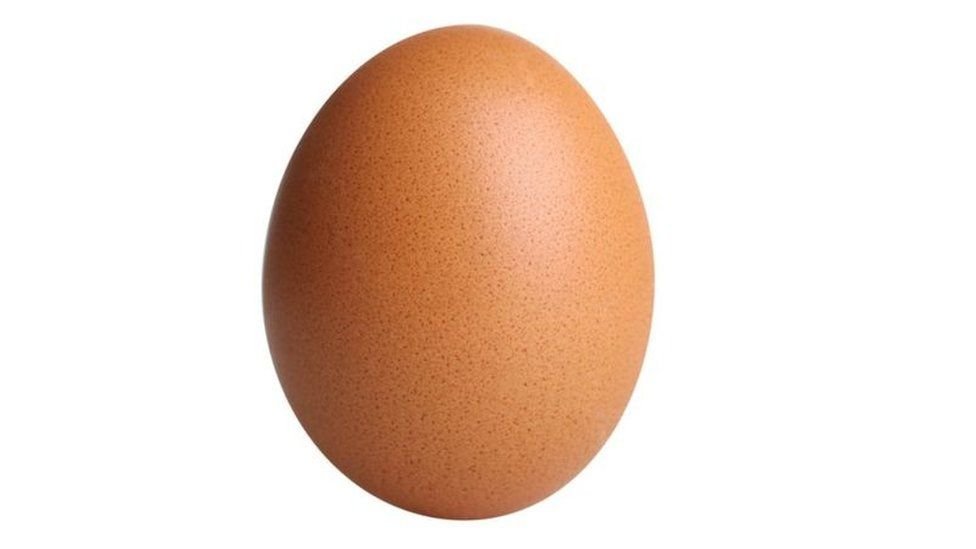
#> input picture 20 Shape Analysis with FFT(OpenCV)/egg.jpg, 976 x 549 px
$ python main.py
#> lines starting #> are read from the running program, lines starting #| are printed output that depends on the picture; after the words box and inside, x2 and y2 are one past the last pixel; in counts of white or black regions, pixels touching at a corner belong together
import numpy as np
from scipy.ndimage import gaussian_filter1d
import matplotlib.pyplot as plt
import cv2 as cv

img = cv.imread('egg.jpg',0)
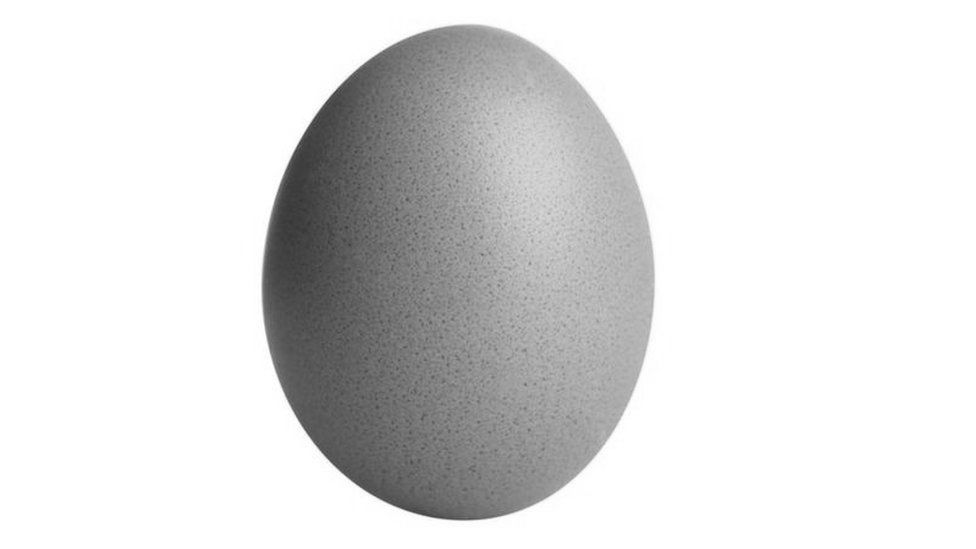
#> img: shape (549, 976); min 51, max 255, mean 222.2
h, w = img.shape[:2]
#> h = 549; w = 976


ret,thresh = cv.threshold(img,200,255,cv.THRESH_BINARY_INV)
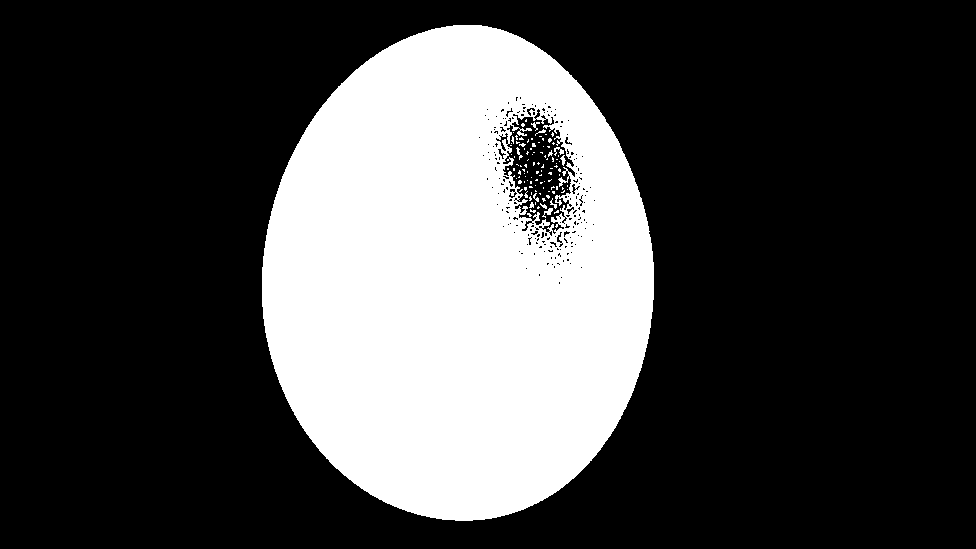
#> thresh: shape (549, 976); 27.3% white; 107 white regions (96 under 20 px)

contours, hierarchy = cv.findContours(thresh, cv.RETR_LIST, cv.CHAIN_APPROX_NONE)
#> contours = 330 contours, 308 with area under 20; largest, box (x1, y1, x2, y2) and area: (262, 25, 654, 521) 150757, (502, 113, 576, 235) 5342, (495, 132, 509, 152) 97, (521, 220, 533, 232) 50, (556, 231, 563, 244) 40
M = cv.moments(contours[0])
#> M = moments, m00 4, centre m10/m00, m01/m00 = (559, 282.5)
center = (int(M["m10"] / M["m00"]),int(M["m01"] / M["m00"]))
#> center = (559, 282)
print(f'found center: {center}')
#| found center: (559, 282)

pol = cv.warpPolar(thresh,(h*2,w*2),center,h,cv.WARP_POLAR_LINEAR| cv.WARP_FILL_OUTLIERS)
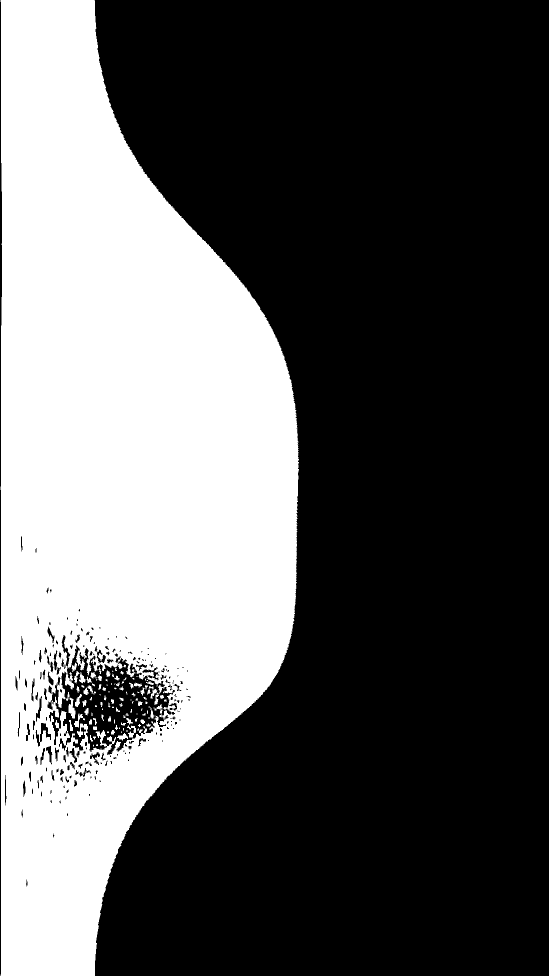
#> pol: shape (1952, 1098) (shown at 1/2 size); 35.6% white; 114 white regions (44 under 20 px), largest, box (x1, y1, x2, y2) and area: (1, 0, 598, 1952) 757006, (137, 1395, 151, 1437) 337, (301, 1378, 318, 1409) 221
pol = cv.rotate(pol, cv.ROTATE_90_CLOCKWISE)
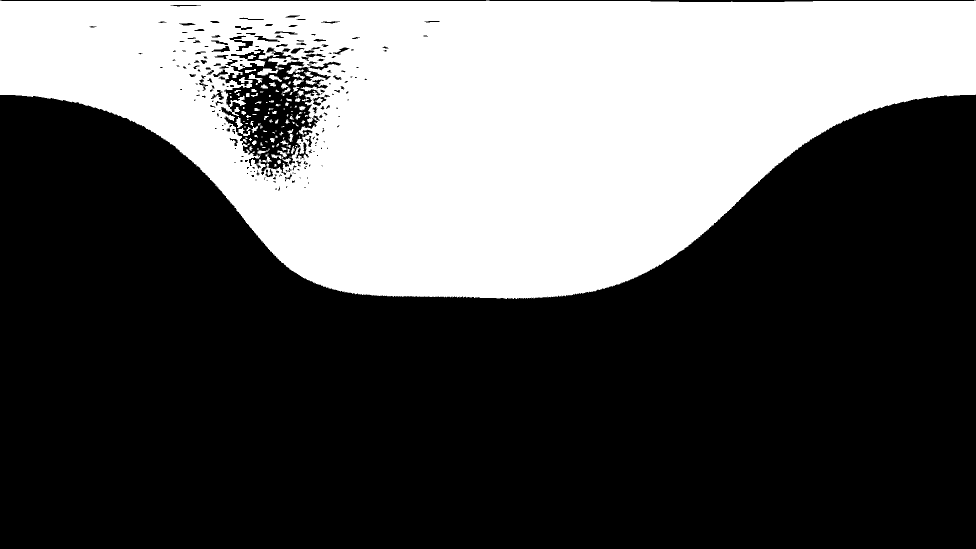
#> pol: shape (1098, 1952) (shown at 1/2 size); 35.6% white; 114 white regions (44 under 20 px)


contours, hierarchy = cv.findContours(pol, cv.RETR_TREE, cv.CHAIN_APPROX_NONE)
#> contours = 328 contours, 140 with area under 20; largest, box (x1, y1, x2, y2) and area: (0, 1, 1952, 598) 791440, (441, 97, 662, 351) 29852, (467, 79, 507, 103) 436, (618, 122, 683, 142) 385, (590, 284, 619, 320) 351
contour_image = np.zeros((h*2,w*2))
cv.drawContours(contour_image, contours, contourIdx=-1, color=255,thickness=1)
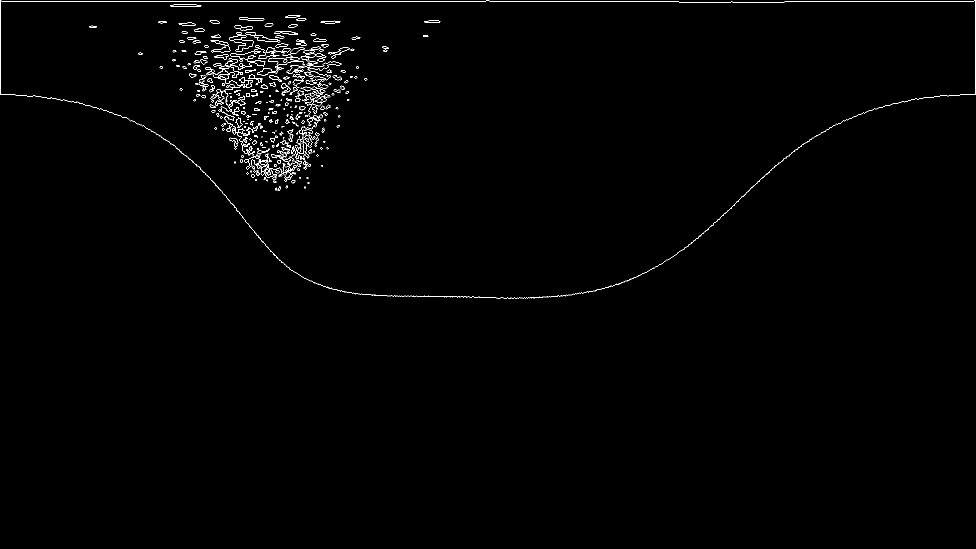
#> contour_image: shape (1098, 1952) float64 (shown at 1/2 size); 0.76% white in thin lines or dots, all inside (x1, y1, x2, y2) = (0, 1, 1952, 598)
discrete_function = np.zeros(w*2).astype(float)
#> discrete_function = 1952 values from 0 to 0

#get max value
for pts in contours[0]:
	x,y = pts[0]
	if y > discrete_function[x]:
		discrete_function[x] = y
#> this loop made 4604 passes
#> pts on passes 1 to 3: [[0, 1]], [[0, 2]], [[0, 3]]
#> after the loop, discrete_function = 1952 values, max 597 at index 1011, min 188 at index 1951, mean 407.9

cv.namedWindow('img',cv.WINDOW_NORMAL)
cv.namedWindow('pol',cv.WINDOW_NORMAL)
cv.namedWindow('contImage',cv.WINDOW_NORMAL)
cv.namedWindow('thresh',cv.WINDOW_NORMAL)
cv.imshow('img',img)
cv.imshow('thresh',thresh)
cv.imshow('contImage',contour_image)
cv.imshow('pol',pol)
cv.waitKey(0)
# exit()


sp = np.fft.fft(discrete_function)
freq = np.fft.fftfreq(discrete_function.size)
# plt.plot(freq, sp.real, freq, sp.imag)
# plt.plot(sp)
l,h = 30,int(len(sp)/2)
#> l = 30; h = 976
sp_gauss = sp.copy()
sp_gauss[l:h] = gaussian_filter1d(sp[l:h], 1)
sp_gauss[-h:-l] = gaussian_filter1d(sp[-h:-l], 1)

ifft = np.fft.ifft(sp)
ifft2 = np.fft.ifft(sp_gauss)

# plt.plot(freq, sp.real, freq, sp.imag)
plt.plot(freq, sp_gauss.real, freq, sp_gauss.imag)
plt.show()
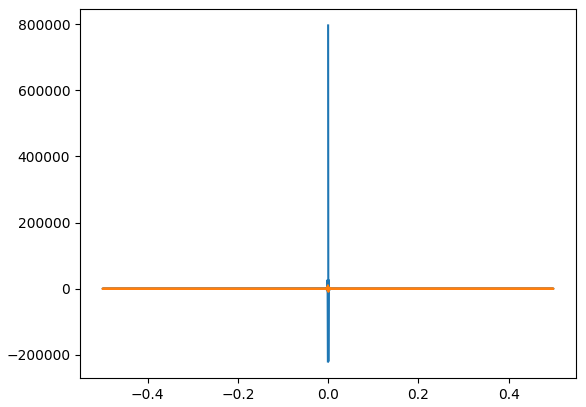
#> figure drawn by matplotlib, 1 panel
plt.plot(ifft)
plt.plot(ifft2)
plt.show()
#> figure, not shown here; curve peaks at x = 1011, y = 597; curve peaks at x = 1032, y = 595.9
diviation = ifft - ifft2
plt.plot(diviation)
plt.show()
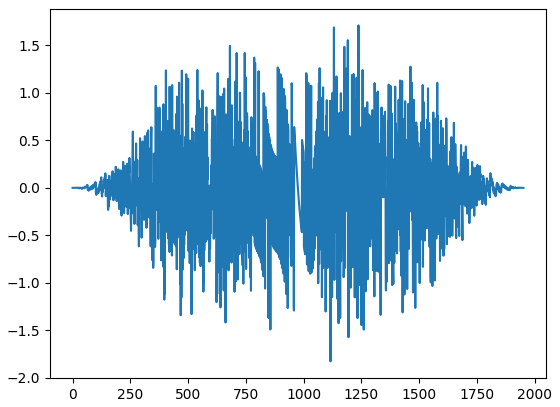
#> figure drawn by matplotlib, 1 panel; curve peaks at x = 1237, y = 1.71

$ run again, with 20 Shape Analysis with FFT(OpenCV)/smoothy.png saved as 20 Shape Analysis with FFT(OpenCV)/egg.jpg
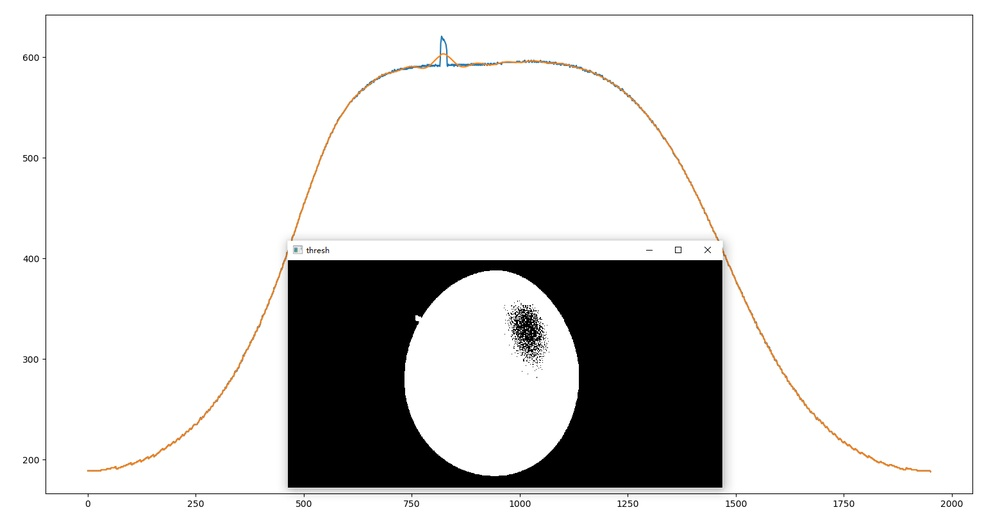
#> input picture 20 Shape Analysis with FFT(OpenCV)/smoothy.png, 1000 x 521 px, shrunk from 1560 x 813 before the run
#> `ret,thresh = cv.threshold(img,200,255,cv.THRESH_BINARY_INV)`:
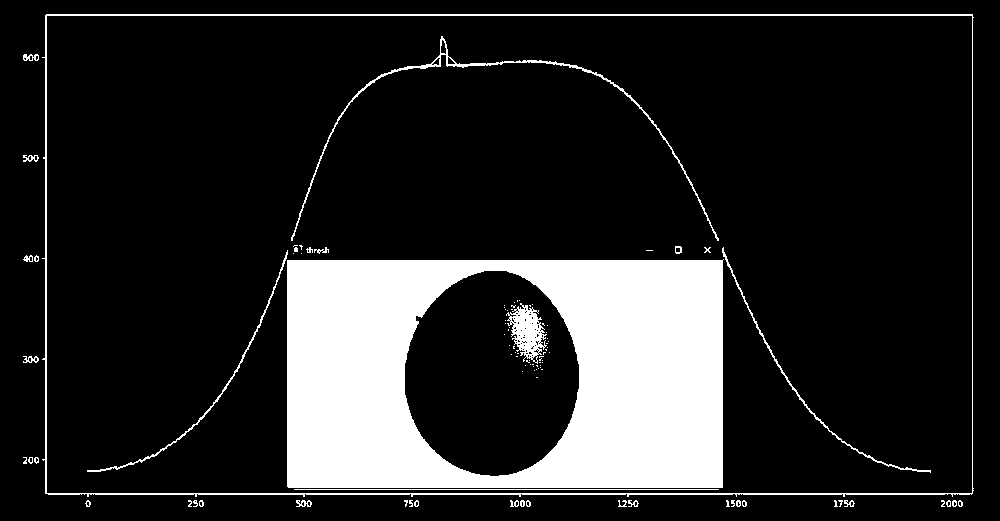
#> thresh: shape (521, 1000); 15.8% white; 101 white regions (65 under 20 px)
#> `contours, hierarchy = cv.findContours(thresh, cv.RETR_LIST, cv.CHAIN_A..`: contours = 212 contours, 178 with area under 20; largest, box (x1, y1, x2, y2) and area: (42, 14, 974, 497) 444957, (46, 15, 973, 494) 442626, (287, 259, 724, 488) 98744, (404, 270, 580, 477) 28067, (506, 303, 547, 364) 1210
#> M = moments, m00 11.5, centre m10/m00, m01/m00 = (959.6, 503.3)
#> center = (959, 503)
#| found center: (959, 503)
#> `contours, hierarchy = cv.findContours(pol, cv.RETR_TREE, cv.CHAIN_APPR..`: contours = 145 contours, 114 with area under 20; largest, box (x1, y1, x2, y2) and area: (744, 475, 991, 1042) 71602, (191, 17, 995, 1042) 6624, (0, 1, 2000, 9) 4072, (753, 5, 1246, 16) 3404, (724, 84, 854, 698) 2106
#> contour_image: shape (1042, 2000) float64; 0.83% white in thin lines or dots
#> the loop `for pts in contours[0]:` made 1 pass
#> (x, y) on pass 1: (868, 992)
#> after the loop `for pts in contours[0]:`: discrete_function = 2000 values, max 992 at index 868, min 0 at index 0, mean 0.496
#> `l,h = 30,int(len(sp)/2)`: l = 30; h = 1000
#> `plt.show()`:
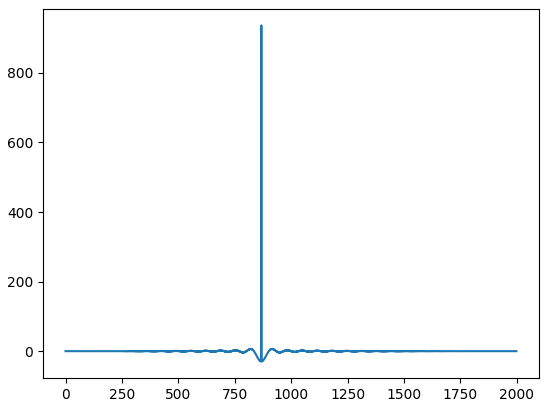
#> figure drawn by matplotlib, 1 panel; curve peaks at x = 868, y = 936.5

$ run again, with 20 Shape Analysis with FFT(OpenCV)/smoothyVSorg.png saved as 20 Shape Analysis with FFT(OpenCV)/egg.jpg
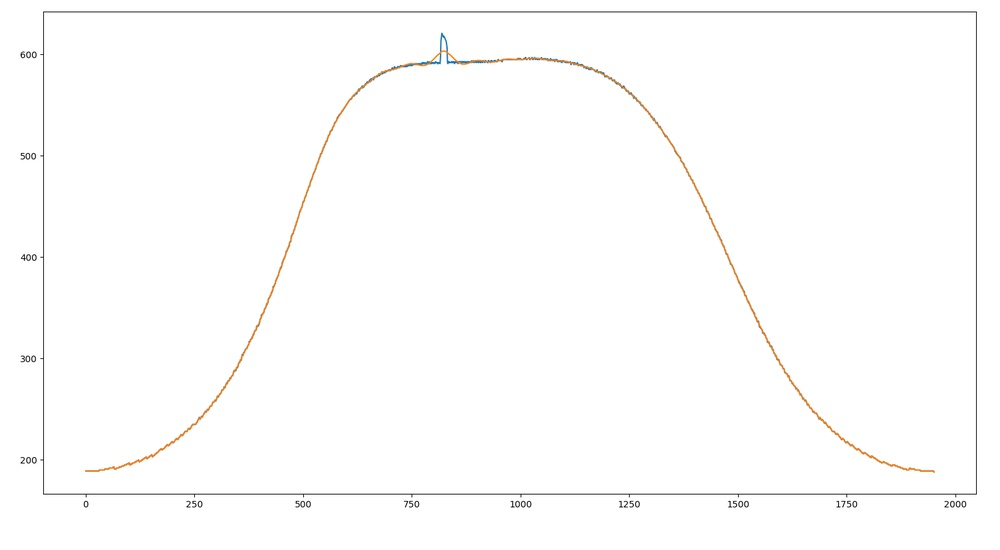
#> input picture 20 Shape Analysis with FFT(OpenCV)/smoothyVSorg.png, 1000 x 550 px, shrunk from 1550 x 852 before the run
#> `ret,thresh = cv.threshold(img,200,255,cv.THRESH_BINARY_INV)`:
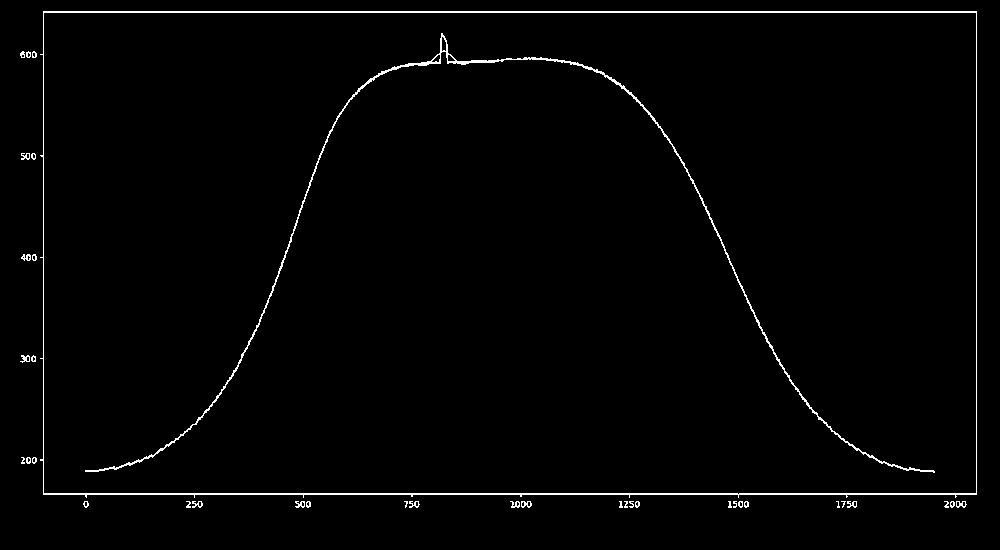
#> thresh: shape (550, 1000); 1.6% white in thin lines or dots, all inside (x1, y1, x2, y2) = (20, 11, 977, 508)
#> `contours, hierarchy = cv.findContours(thresh, cv.RETR_LIST, cv.CHAIN_A..`: contours = 68 contours, 39 with area under 20; largest, box (x1, y1, x2, y2) and area: (40, 11, 977, 498) 450667, (43, 12, 977, 495) 448772, (85, 33, 935, 473) 1708, (441, 36, 447, 52) 60, (521, 501, 532, 508) 45
#> M = moments, m00 13, centre m10/m00, m01/m00 = (963.5, 503.5)
#> center = (963, 503)
#| found center: (963, 503)
#> `contours, hierarchy = cv.findContours(pol, cv.RETR_TREE, cv.CHAIN_APPR..`: contours = 36 contours, 11 with area under 20; largest, box (x1, y1, x2, y2) and area: (0, 1, 2000, 17) 7419, (180, 17, 995, 1100) 7224, (720, 84, 857, 858) 2312, (919, 17, 1127, 28) 1435, (902, 8, 1151, 15) 1144
#> contour_image: shape (1100, 2000) float64; 0.63% white in thin lines or dots
#> the loop `for pts in contours[0]:` made 22 passes
#> (x, y) on passes 1 to 8: (999, 1089), (998, 1090), (998, 1091), (998, 1092), (998, 1093), (998, 1094), (998, 1095), (998, 1096)
#> after the loop `for pts in contours[0]:`: discrete_function = 2000 values, max 1099 at index 999, min 0 at index 0, mean 2.2
#> `l,h = 30,int(len(sp)/2)`: l = 30; h = 1000
#> `plt.show()`:
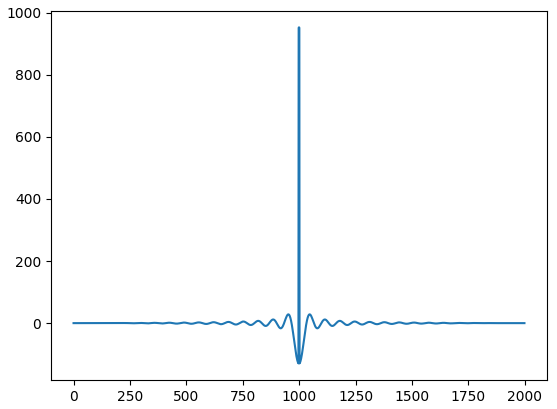
#> figure drawn by matplotlib, 1 panel; curve peaks at x = 1000, y = 952.3
